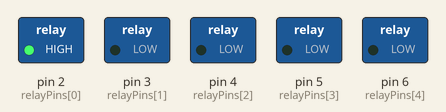
Simulated run of this program. Board: Arduino Uno, built with avr-gcc and run on an emulated ATmega328P. Shown: switched loads named in the program (green lamp = pin HIGH).

Above: at 0.2 s.
At 1.2 s:
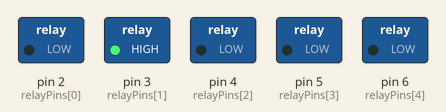
At 2.2 s:
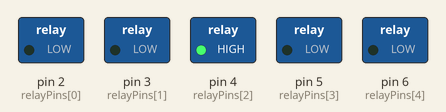
At 3.2 s:
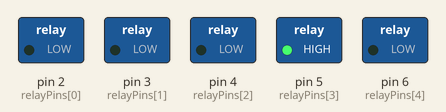
At 4.2 s:
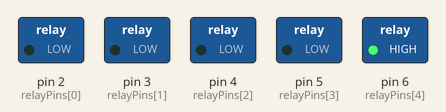
At 5.7 s:
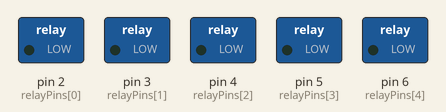
Timing chart, 0 to 6.5 s (numbered marks = the images above):
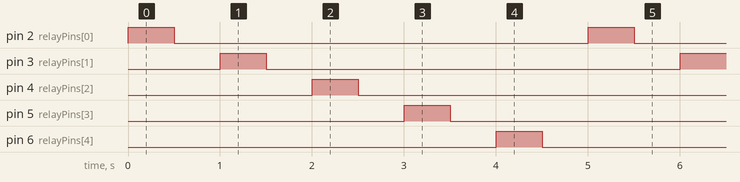

Measured:
- by itself, pin 2 (relayPins[0]), pin 3 (relayPins[1]), pin 4 (relayPins[2]), pin 5 (relayPins[3]), pin 6 (relayPins[4]): alternates HIGH for 0.50 s and LOW for 4.5 s
- by itself, everything shown: repeats every 5.0 s, in 10 steps

The program:

main.cpp
```cpp
#include <Arduino.h>

// กำหนดขารีเลย์
const int relayPins[5] = {2, 3, 4, 5, 6};

void setup() {
  // ตั้งค่าขารีเลย์เป็น OUTPUT
  for (int i = 0; i < 5; i++) {
    pinMode(relayPins[i], OUTPUT);
    digitalWrite(relayPins[i], LOW); // ปิดรีเลย์เริ่มต้น
  }
}

void loop() {
  // ตัวอย่าง: เปิดรีเลย์ทีละตัว
  for (int i = 0; i < 5; i++) {
    digitalWrite(relayPins[i], HIGH); // เปิดรีเลย์
    delay(500);
    digitalWrite(relayPins[i], LOW);  // ปิดรีเลย์
    delay(500);
  }
}
```
